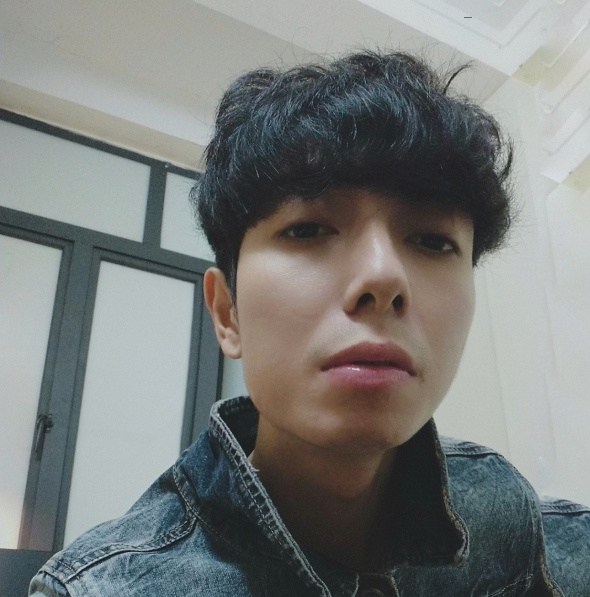
#> input picture useOpenCV/QK_rs.jpg, 590 x 597 px
$ python RotateImage.py
#> lines starting #> are read from the running program, lines starting #| are printed output that depends on the picture
import cv2
import imutils
image = cv2.imread("QK_rs.jpg",1)
#> image is the input picture: shape (597, 590, 3); mean B, G, R 123.8, 125.5, 122.5
cv2.imshow("quang khai",image)
cv2.waitKey(1000)

image_rotate = imutils.rotate(image,-45)
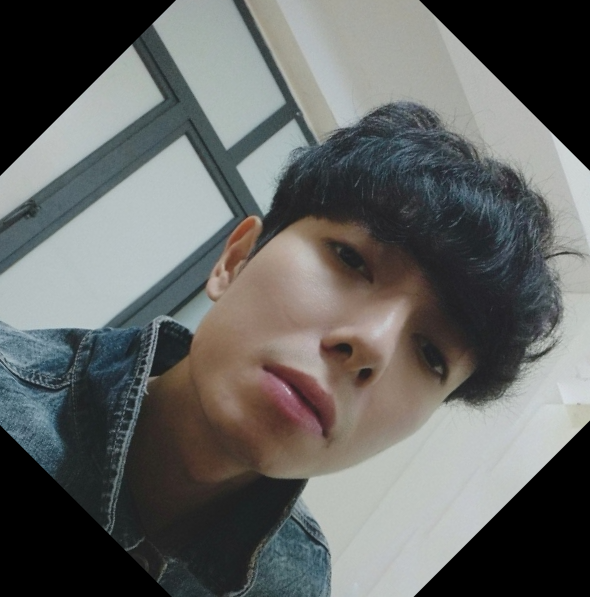
#> image_rotate: shape (597, 590, 3); mean B, G, R 98.7, 100.4, 98.9
cv2.imshow("quang khai quay",image_rotate)
cv2.waitKey()
cv2.destroyAllWindows()
